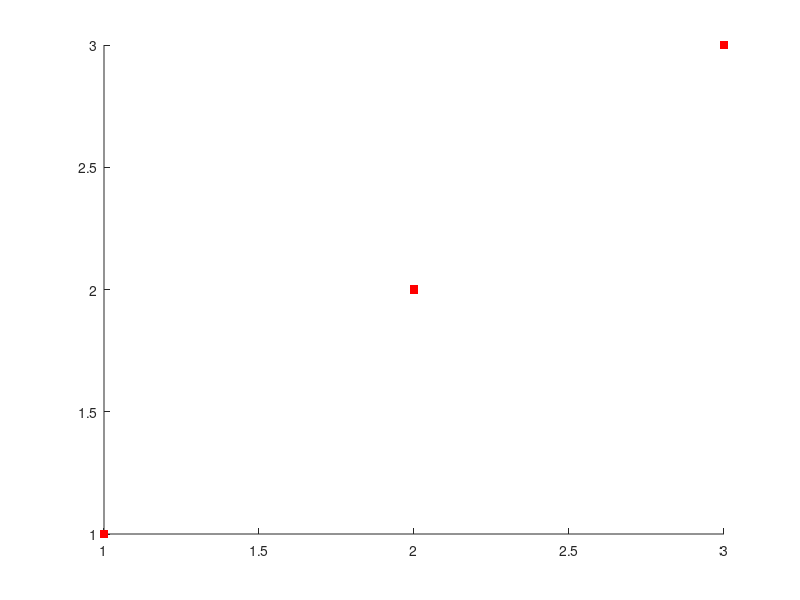

MATLAB code to generate this figure:
d = [1 1; 2 2; 3 3]
clf;
grid on;
axis([0, 4, 0, 4],"square");
axis("tic[xy]","on");
scatter(d(:,1), d(:,2), "r", "s", "filled");